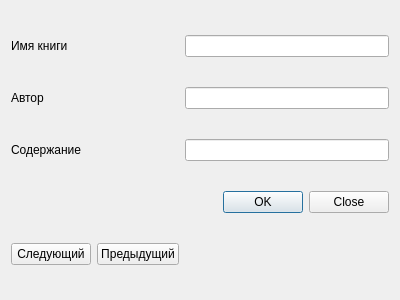
<?xml version="1.0" encoding="UTF-8"?>
<ui version="4.0">
 <class>DialogBook</class>
 <widget class="QDialog" name="DialogBook">
  <property name="geometry">
   <rect>
    <x>0</x>
    <y>0</y>
    <width>400</width>
    <height>300</height>
   </rect>
  </property>
  <property name="windowTitle">
   <string>Dialog</string>
  </property>
  <layout class="QGridLayout" name="gridLayout">
   <item row="0" column="0">
    <widget class="QLabel" name="label">
     <property name="text">
      <string>Имя книги</string>
     </property>
    </widget>
   </item>
   <item row="0" column="2">
    <widget class="QLineEdit" name="bookNameLineEdit"/>
   </item>
   <item row="1" column="0">
    <widget class="QLabel" name="label_2">
     <property name="text">
      <string>Автор</string>
     </property>
    </widget>
   </item>
   <item row="1" column="2">
    <widget class="QLineEdit" name="authorLineEdit"/>
   </item>
   <item row="2" column="0">
    <widget class="QLabel" name="label_3">
     <property name="text">
      <string>Содержание</string>
     </property>
    </widget>
   </item>
   <item row="2" column="2">
    <widget class="QLineEdit" name="textEdit"/>
   </item>
   <item row="3" column="2">
    <widget class="QDialogButtonBox" name="buttonBox">
     <property name="orientation">
      <enum>Qt::Horizontal</enum>
     </property>
     <property name="standardButtons">
      <set>QDialogButtonBox::Close|QDialogButtonBox::Ok</set>
     </property>
    </widget>
   </item>
   <item row="4" column="0">
    <widget class="QPushButton" name="nextButton">
     <property name="text">
      <string>Следующий</string>
     </property>
    </widget>
   </item>
   <item row="4" column="1">
    <widget class="QPushButton" name="previousButton">
     <property name="text">
      <string>Предыдущий</string>
     </property>
    </widget>
   </item>
  </layout>
 </widget>
 <resources/>
 <connections/>
</ui>
